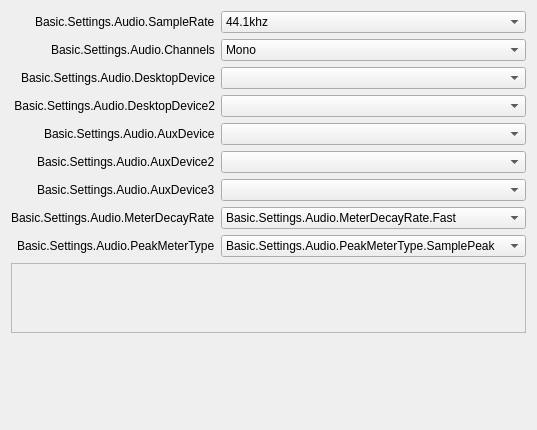
       <widget class="QWidget" name="audioPage">
        <layout class="QFormLayout" name="formLayout">
         <property name="fieldGrowthPolicy">
          <enum>QFormLayout::AllNonFixedFieldsGrow</enum>
         </property>
         <property name="labelAlignment">
          <set>Qt::AlignRight|Qt::AlignTrailing|Qt::AlignVCenter</set>
         </property>
         <item row="0" column="0">
          <widget class="QLabel" name="label_14">
           <property name="text">
            <string>Basic.Settings.Audio.SampleRate</string>
           </property>
           <property name="buddy">
            <cstring>sampleRate</cstring>
           </property>
          </widget>
         </item>
         <item row="0" column="1">
          <widget class="QComboBox" name="sampleRate">
           <property name="currentText">
            <string notr="true">44.1khz</string>
           </property>
           <property name="currentIndex">
            <number>0</number>
           </property>
           <item>
            <property name="text">
             <string>44.1khz</string>
            </property>
           </item>
           <item>
            <property name="text">
             <string>48khz</string>
            </property>
           </item>
          </widget>
         </item>
         <item row="1" column="0">
          <widget class="QLabel" name="label_15">
           <property name="text">
            <string>Basic.Settings.Audio.Channels</string>
           </property>
           <property name="buddy">
            <cstring>channelSetup</cstring>
           </property>
          </widget>
         </item>
         <item row="1" column="1">
          <widget class="QComboBox" name="channelSetup">
           <property name="currentText">
            <string>Mono</string>
           </property>
           <property name="currentIndex">
            <number>0</number>
           </property>
           <item>
            <property name="text">
             <string>Mono</string>
            </property>
           </item>
           <item>
            <property name="text">
             <string>Stereo</string>
            </property>
           </item>
           <item>
            <property name="text">
             <string>2.1</string>
            </property>
           </item>
           <item>
            <property name="text">
             <string>4.0</string>
            </property>
           </item>
           <item>
            <property name="text">
             <string>4.1</string>
            </property>
           </item>
           <item>
            <property name="text">
             <string>5.1</string>
            </property>
           </item>
           <item>
            <property name="text">
             <string>7.1</string>
            </property>
           </item>
          </widget>
         </item>
         <item row="2" column="0">
          <widget class="QLabel" name="label_2">
           <property name="minimumSize">
            <size>
             <width>170</width>
             <height>0</height>
            </size>
           </property>
           <property name="text">
            <string>Basic.Settings.Audio.DesktopDevice</string>
           </property>
           <property name="alignment">
            <set>Qt::AlignRight|Qt::AlignTrailing|Qt::AlignVCenter</set>
           </property>
           <property name="buddy">
            <cstring>desktopAudioDevice1</cstring>
           </property>
          </widget>
         </item>
         <item row="2" column="1">
          <widget class="QComboBox" name="desktopAudioDevice1">
           <property name="enabled">
            <bool>true</bool>
           </property>
          </widget>
         </item>
         <item row="3" column="0">
          <widget class="QLabel" name="label_3">
           <property name="text">
            <string>Basic.Settings.Audio.DesktopDevice2</string>
           </property>
           <property name="alignment">
            <set>Qt::AlignRight|Qt::AlignTrailing|Qt::AlignVCenter</set>
           </property>
           <property name="buddy">
            <cstring>desktopAudioDevice2</cstring>
           </property>
          </widget>
         </item>
         <item row="3" column="1">
          <widget class="QComboBox" name="desktopAudioDevice2">
           <property name="enabled">
            <bool>true</bool>
           </property>
          </widget>
         </item>
         <item row="4" column="0">
          <widget class="QLabel" name="label_4">
           <property name="text">
            <string>Basic.Settings.Audio.AuxDevice</string>
           </property>
           <property name="buddy">
            <cstring>auxAudioDevice1</cstring>
           </property>
          </widget>
         </item>
         <item row="4" column="1">
          <widget class="QComboBox" name="auxAudioDevice1">
           <property name="enabled">
            <bool>true</bool>
           </property>
          </widget>
         </item>
         <item row="5" column="0">
          <widget class="QLabel" name="label_5">
           <property name="text">
            <string>Basic.Settings.Audio.AuxDevice2</string>
           </property>
           <property name="buddy">
            <cstring>auxAudioDevice2</cstring>
           </property>
          </widget>
         </item>
         <item row="5" column="1">
          <widget class="QComboBox" name="auxAudioDevice2">
           <property name="enabled">
            <bool>true</bool>
           </property>
          </widget>
         </item>
         <item row="6" column="0">
          <widget class="QLabel" name="label_6">
           <property name="text">
            <string>Basic.Settings.Audio.AuxDevice3</string>
           </property>
           <property name="buddy">
            <cstring>auxAudioDevice3</cstring>
           </property>
          </widget>
         </item>
         <item row="6" column="1">
          <widget class="QComboBox" name="auxAudioDevice3">
           <property name="enabled">
            <bool>true</bool>
           </property>
          </widget>
         </item>
         <item row="7" column="0">
          <widget class="QLabel" name="label_65">
           <property name="text">
            <string>Basic.Settings.Audio.MeterDecayRate</string>
           </property>
           <property name="buddy">
            <cstring>meterDecayRate</cstring>
           </property>
          </widget>
         </item>
         <item row="7" column="1">
          <widget class="QComboBox" name="meterDecayRate">
           <property name="currentText">
            <string>Basic.Settings.Audio.MeterDecayRate.Fast</string>
           </property>
           <property name="currentIndex">
            <number>0</number>
           </property>
           <item>
            <property name="text">
             <string>Basic.Settings.Audio.MeterDecayRate.Fast</string>
            </property>
           </item>
           <item>
            <property name="text">
             <string>Basic.Settings.Audio.MeterDecayRate.Medium</string>
            </property>
           </item>
           <item>
            <property name="text">
             <string>Basic.Settings.Audio.MeterDecayRate.Slow</string>
            </property>
           </item>
          </widget>
         </item>
         <item row="8" column="0">
          <widget class="QLabel" name="label_66">
           <property name="text">
            <string>Basic.Settings.Audio.PeakMeterType</string>
           </property>
          </widget>
         </item>
         <item row="8" column="1">
          <widget class="QComboBox" name="peakMeterType">
           <property name="currentIndex">
            <number>0</number>
           </property>
           <item>
            <property name="text">
             <string>Basic.Settings.Audio.PeakMeterType.SamplePeak</string>
            </property>
           </item>
           <item>
            <property name="text">
             <string>Basic.Settings.Audio.PeakMeterType.TruePeak</string>
            </property>
           </item>
          </widget>
         </item>
         <item row="9" column="0" colspan="2">
          <widget class="QScrollArea" name="audioSourceScrollArea">
           <property name="widgetResizable">
            <bool>true</bool>
           </property>
           <widget class="QWidget" name="audioSourceWidget">
            <property name="geometry">
             <rect>
              <x>0</x>
              <y>0</y>
              <width>800</width>
              <height>69</height>
             </rect>
            </property>
           </widget>
          </widget>
         </item>
         <item row="10" column="1">
          <widget class="QLabel" name="audioMsg">
           <property name="text">
            <string notr="true"/>
           </property>
           <property name="wordWrap">
            <bool>true</bool>
           </property>
           <property name="themeID" stdset="0">
            <string>error</string>
           </property>
          </widget>
         </item>
         <item row="11" column="1">
          <widget class="QLabel" name="audioMsg_2">
           <property name="text">
            <string notr="true"/>
           </property>
           <property name="wordWrap">
            <bool>true</bool>
           </property>
           <property name="themeID" stdset="0">
            <string notr="true">warning</string>
           </property>
          </widget>
         </item>
         <item row="12" column="1">
          <spacer name="verticalSpacer_3">
           <property name="orientation">
            <enum>Qt::Vertical</enum>
           </property>
           <property name="sizeHint" stdset="0">
            <size>
             <width>20</width>
             <height>40</height>
            </size>
           </property>
          </spacer>
         </item>
        </layout>
       </widget>
